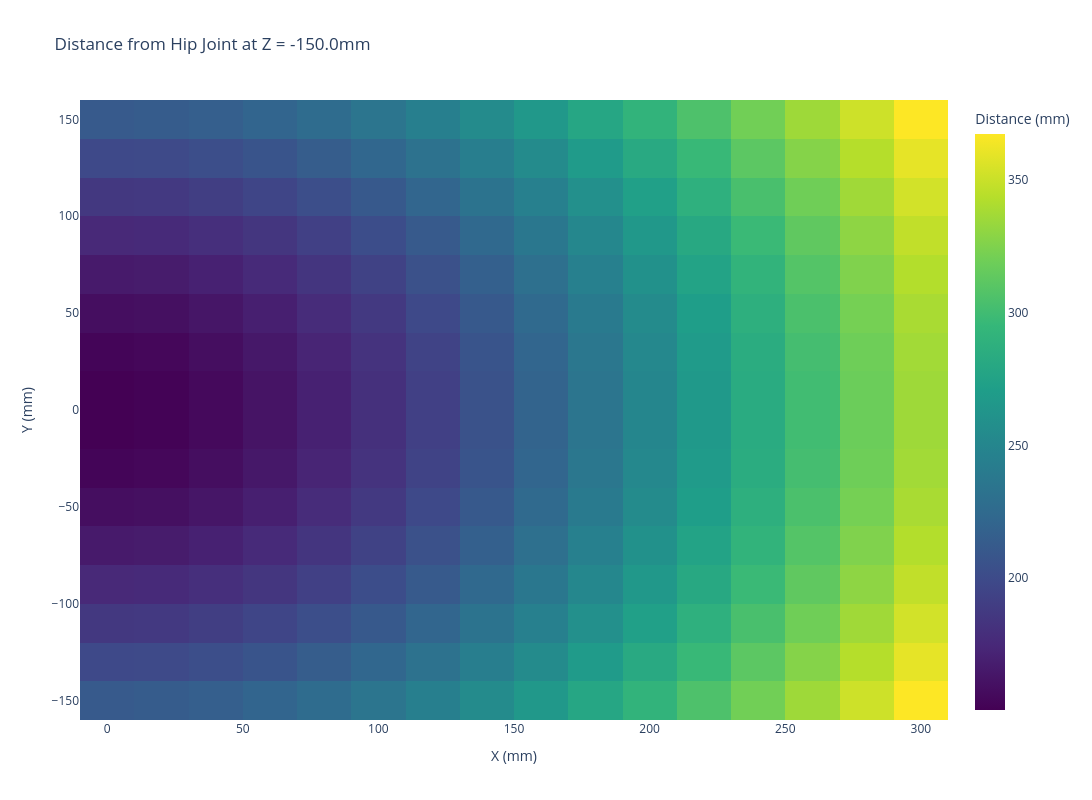

Notebook source saved alongside this figure:
### Markdown cell above
## Distance Heatmap - Euclidean Distance from Hip Joint

### Code cell
# Create distance heatmap at Z = -150mm using Plotly
distance_grid = np.zeros((len(y_range), len(x_range)))
distance_text = [[f"X: {x:.0f}<br>Y: {y:.0f}<br>Z: {z_slice:.0f}" 
                  for x in x_range] for y in y_range]

for i, y in enumerate(y_range):
    for j, x in enumerate(x_range):
        distance_grid[i, j] = np.sqrt(x**2 + y**2 + z_slice**2)

fig = go.Figure(data=go.Heatmap(
    z=distance_grid,
    x=x_range,
    y=y_range,
    colorscale='Viridis',
    text=distance_text,
    customdata=distance_grid,
    hovertemplate='%{text}<br>Distance: %{customdata:.2f} mm<extra></extra>',
    colorbar=dict(title="Distance (mm)")
))

fig.update_layout(
    title=f'Distance from Hip Joint at Z = {z_slice}mm',
    xaxis_title='X (mm)',
    yaxis_title='Y (mm)',
    height=800,
    width=1200
)

fig.show()

print(f"Distance range at Z = {z_slice}mm: {distance_grid.min():.2f} - {distance_grid.max():.2f} mm")

### Figure 1 — Plotly figure (JSON) as saved in the notebook; plotly's stock layout.template omitted (floating-point values rounded to 4 significant figures; data arrays with more than 128 entries replaced by an {"elided": "..."} marker saying what was removed)
{"data": [{"colorbar": {"title": {"text": "Distance (mm)"}}, "colorscale": [[0, "#440154"], [0.1111, "#482878"], [0.2222, "#3e4989"], [0.3333, "#31688e"], [0.4444, "#26828e"], [0.5556, "#1f9e89"], [0.6667, "#35b779"], [0.7778, "#6ece58"], [0.8889, "#b5de2b"], [1, "#fde725"]], "customdata": {"elided": "16x16 float values"}, "hovertemplate": "%{text}<br>Distance: %{customdata:.2f} mm<extra></extra>", "text": {"elided": "16x16 str values"}, "type": "heatmap", "x": [0.0, 20.0, 40.0, 60.0, 80.0, 100.0, 120.0, 140.0, 160.0, 180.0, 200.0, 220.0, 240.0, 260.0, 280.0, 300.0], "y": [-150.0, -130.0, -110.0, -90.0, -70.0, -50.0, -30.0, -10.0, 10.0, 30.0, 50.0, 70.0, 90.0, 110.0, 130.0, 150.0], "z": {"elided": "16x16 float values"}}], "layout": {"height": 800, "title": {"text": "Distance from Hip Joint at Z = -150.0mm"}, "width": 1200, "xaxis": {"title": {"text": "X (mm)"}}, "yaxis": {"title": {"text": "Y (mm)"}}}}
